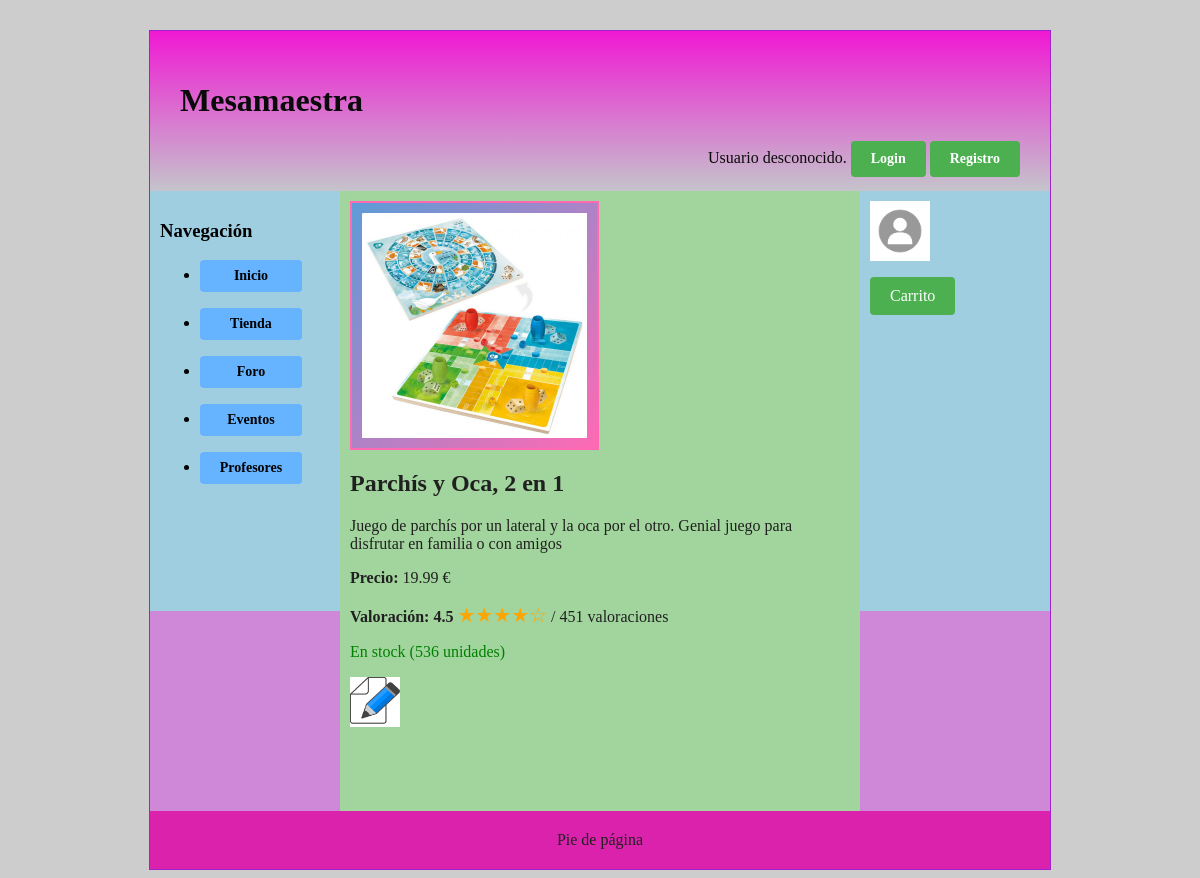
The app's page /includes/src/Productos/caracteristicaProducto.php?id_producto=1 with its own data.
### tables this page shows
CREATE TABLE `productos` (
  `nombre` varchar(30) NOT NULL,
  `precio` decimal(11,2) NOT NULL,
  `descripcion` varchar(400) NOT NULL,
  `id` int(11) NOT NULL,
  `imagen` varchar(40) NOT NULL,
  `valoracion` decimal(4,2) DEFAULT NULL,
  `num_valoraciones` int(11) NOT NULL,
  `cantidad` int(11) NOT NULL
);

### includes/src/BD.php (called while the page is built, shortened)
<?php
class BD
{
    private static $instancia;
    public static function getInstance()
    {
        if (!self::$instancia instanceof self) {
            self::$instancia = new static();
        }
        return self::$instancia;
    }
    private $rutaRaizApp;
    private $inicializada;
    private function __construct()
    {
        $this->inicializada = false;
    }
    public function init($bdDatosConexion, $rutaApp = RUTA_APP, $dirInstalacion = __DIR__. '/../')
    {
        if (!$this->inicializada) {
            $this->rutaRaizApp = $rutaApp;
            $this->inicializada = true;
        }
    }
    public function resuelve($path = '')
    {
        $rutaAppLongitudPrefijo = mb_strlen($this->rutaRaizApp);
        return $this->rutaRaizApp . $path;
    }
}

### includes/vistas/helpers/utils.php (called while the page is built, shortened)
<?php
function resuelve($path = ''){
    $app = \es\ucm\fdi\aw\src\BD::getInstance();
    $url = $app->resuelve($path);
    return $url;
}

### includes/src/Productos/Producto.php (called while the page is built, shortened)
<?php
class Producto
{
    private $id;
    private $nombre;
    private $precio;
    private $descripcion;
    private $imagen;
    private $valoracion;
    private $num_valoraciones;
    private $cantidad;
    private function __construct($id, $nombre, $precio, $descripcion, $imagen, $valoracion, $num_valoraciones,$cantidad)
    {
        $this->id = intval($id);
        $this->nombre = $nombre;
        $this->precio = floatval($precio);
        $this->descripcion = $descripcion;
        $this->imagen = $imagen;
        $this->valoracion = floatval($valoracion);
        $this->num_valoraciones = intval($num_valoraciones);
        $this->cantidad = intval($cantidad);
        $this->id = $id !== null ? intval($id) : null;
    }
    public function getIdProducto()
    {
        return $this->id;
    }
    public function getNombre()
    {
        return $this->nombre;
    }
    public function getPrecio()
    {
        return $this->precio;
    }
    public function getDescripcion()
    {
        return $this->descripcion;
    }
    public function getImagen()
    {
        return $this->imagen;
    }
    public function getValoracion()
    {
        return $this->valoracion;
    }
    public function getCantidad()
    {
        return $this->cantidad;
    }
    public function getNumValoraciones()
    {
        return $this->num_valoraciones;
    }
    public static function buscaPorId($idProducto)
    {
        $result = null;
        $conn = BD::getInstance()->getConexionBd();
        $query = sprintf('SELECT * FROM productos P WHERE P.id = %d;', $idProducto);
        $rs = null;
        try{
            $rs = $conn->query($query);
            $fila = $rs->fetch_assoc();
            if ($fila) {
                $result = new Producto($fila['id'], $fila['nombre'], $fila['precio'], $fila['descripcion'], $fila['imagen'], $fila['valoracion'], $fila['num_valoraciones'], $fila['cantidad']);
            }
        } finally {
            if ($rs != null) {
                $rs->free();
            }
        }
        return $result;
    }
}

### includes/src/Productos/caracteristicaProducto.php (the view, shortened to what this page needs)
<?php
    $rutaCSS = resuelve('/css/imagenes.css');
    echo '<link rel="stylesheet" type="text/css" href="' . $rutaCSS . '">';
    if(isset($_GET['id_producto'])) {
        $id_producto = $_GET['id_producto'];
        $producto = Producto::buscaPorId($id_producto);
        if ($producto) {
            $imagenPath = RUTA_IMGS . $producto->getImagen();
            $valoracion = $producto->getValoracion();
            $valoracion_rounded = round($valoracion * 2) / 2;
            $contenidoPrincipal = <<<EOF
            <div class="producto_detalles">
                <img src="$imagenPath" alt="{$producto->getNombre()}" class="detalle_imagen">
                <h2>{$producto->getNombre()}</h2>
                <p>{$producto->getDescripcion()}</p>
                <p><strong>Precio:</strong> {$producto->getPrecio()} €</p>
                <p><strong>Valoración: {$producto->getValoracion()}   </strong>
            EOF;
            for ($i = 1; $i <= 5; $i++) {
                $contenidoPrincipal .= ($valoracion_rounded >= $i) ? '<span class="star">&#9733;</span>' : '<span class="star">&#9734;</span>';
            }
            $contenidoPrincipal .= " / {$producto->getNumValoraciones()} valoraciones</p>";
            if ($producto->getCantidad() > 0) {
                $contenidoPrincipal .= "<p class='stock verde'>En stock     ({$producto->getCantidad()} unidades)</p>";
            } else {
                $contenidoPrincipal .= "<p class='stock rojo'>Sin stock     ({$producto->getCantidad()} unidades) </p>";
            }
                $contenidoPrincipal .=<<<EOF
                <div class="editar_Producto">
                    <a href="/G3_SW/EditorProductoView.php?id_producto={$producto->getIdProducto()}">
                        <img src="/G3_SW/images/editar_producto.png" alt="Editor Producto" width="50" height="50">
                    </a>
                </div>
                EOF;
            $contenidoPrincipal .= "</div>";
        } else {
            $contenidoPrincipal = 'Producto no encontrado.';
        }
    }
?>

### css/imagenes.css (style rules this page uses)
.detalle_imagen { max-width: 45%; height: auto; display: block; margin-bottom: 10px; border: 2px solid #FF69B4; background: linear-gradient(to bottom right, #5d9cd7, #FF69B4); padding: 10px; }
.star { color: orange; font-size: 20px; }
.verde { color: green; }

### css/estilo.css (style rules this page uses)
body { background-color: #CDCDCD; }

### records on screen
productos: imagen (picture), nombre "Parchís y Oca, 2 en 1", descripcion "Juego de parchís por un lateral y la oca por el otro. Genial juego para disfrutar en familia o con amigos", precio "19.99", valoracion "4.5", num_valoraciones "451", cantidad "536"

### other values on screen
$params['cabecera'] "Mesamaestra"
